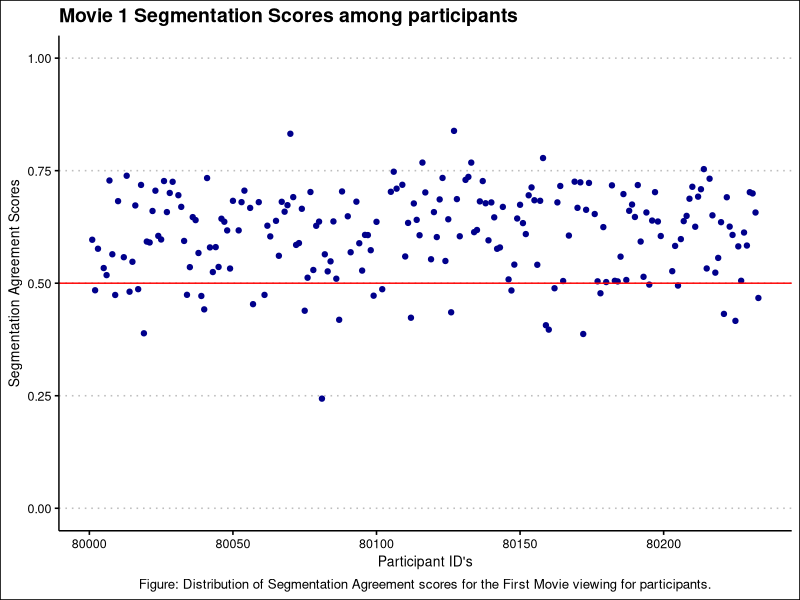

The R source for this figure:
## ---- chunk 1
library(ggplot2)
library(dplyr)
library(readxl)
library(ggthemes)
knitr::opts_chunk$set(echo = FALSE,root.dir = '~/GitHub/ADV-Topics-2---DSR-w-R/Final Project Materials')

## ---- chunk 2
#viewing to make sure that all info from chosen dataset is being processed correctly.
data3 <- readxl::read_excel("MaterialData/SegmentationAgreement-scored-corr.xlsx",sheet = 2 )
head(data3)
## ---- chunk 3
# Remove rows where all relevant columns are NA
#These represent participants that left/were unable to complete the scoring assignment.
clean_data <- data3 %>%
  filter(rowSums(is.na(select(., AgrMov1:AgrMov3))) != ncol(select(., AgrMov1:AgrMov3)))

tail(clean_data) #checking to make sure that the tailing participants who have null data are erased.

## ---- chunk 4
# Create a box plot for AgrMov1 (Segmentation Agreement Scores(For coarse and fine grained events (avged out by experimenters)) for First Movie shown to participants)
ptsd_boxplot <- ggplot(clean_data, aes(x = participant_id, y = AgrMov1)) +
  geom_point(color = "darkblue") +
  labs(
    title = "Movie 1 Segmentation Scores among participants",
    y = "Segmentation Agreement Scores",
    x = "Participant ID's",
    caption = "Figure: Distribution of Segmentation Agreement scores for the First Movie viewing for participants."
  ) +
  theme_clean() + 
  theme(plot.caption = element_text(hjust = 0.5)) +
  ylim(0,1) + 
  geom_hline(yintercept = 0.5, color = "red") #Here is what the "norm" of segmenters should lie, according to experimenters.

# Print the plot
print(ptsd_boxplot)
